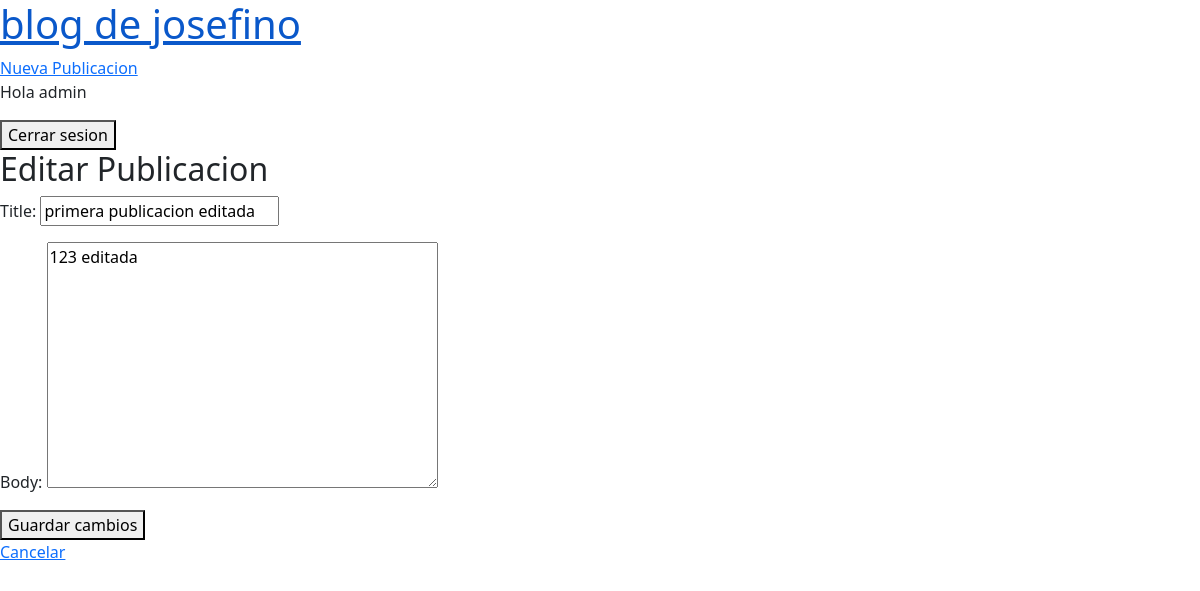
Page /publication/1/update/ (signed in) on the earlier database version.
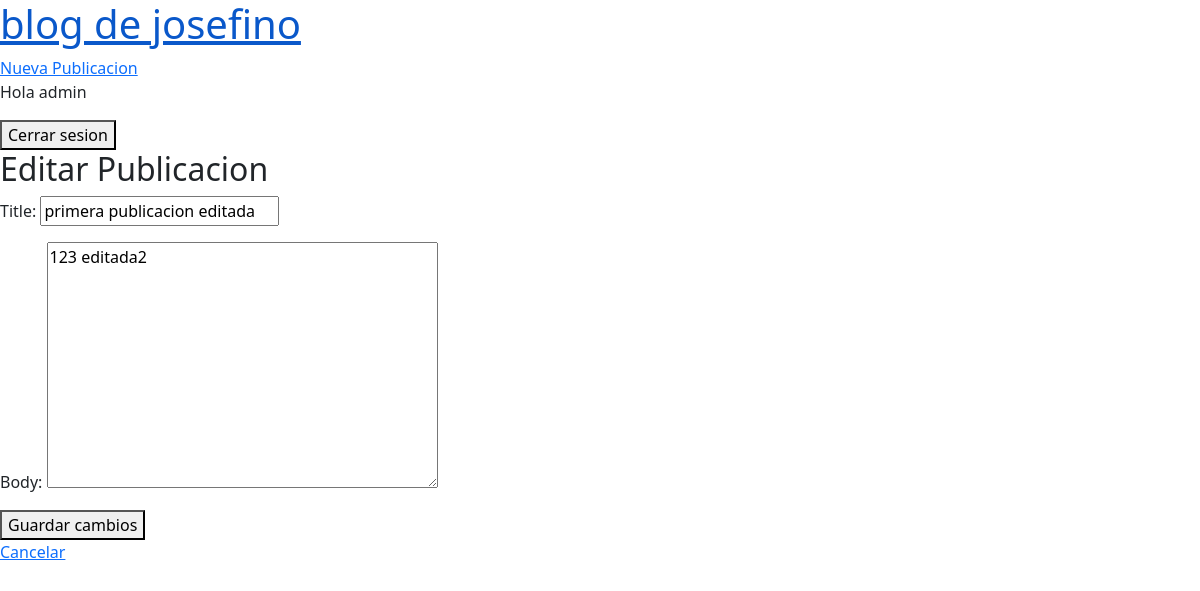
Same page on the later database version.
### blog/models.py (models this page shows, shortened)
class Publication(models.Model):
    title = models.CharField(max_length=100)
    body = models.TextField()
    author = models.ForeignKey(
        'auth.User',
        on_delete=models.CASCADE,
    )
    date = models.DateTimeField(auto_now_add=True)
    updated = models.DateTimeField(auto_now=True)

### blog/views.py (the view)
# urls.py: path('publication/<int:pk>/update/', PublicationUpdateView.as_view(), name='publication-update'),
class PublicationUpdateView(LoginRequiredMixin, UserPassesTestMixin ,UpdateView):
    model = Publication
    template_name = 'publication-update.html'
    fields = ['title', 'body']
    def test_func(self):
        obj = self.get_object()
        return obj.author == self.request.user

### templates/publication-update.html (shortened to what this page needs)
{% extends "_base.html" %}
{% block content %}
    <h2>Editar Publicacion</h2>
    <form method="post">
        {{ form.as_p }}
        <button type="submit">Guardar cambios</button>
    </form>
    <a href="{% url 'publication-list' %}">Cancelar</a>
{% endblock content %}

Differences in the rows shown:
changed Publication "primera publicacion editada": body "123 editada" → "123 editada2"
